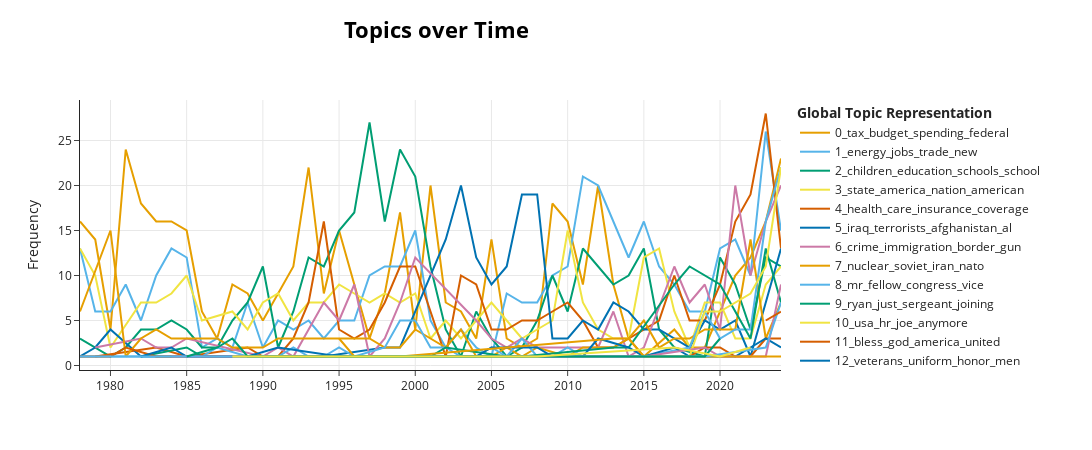

Notebook code for this chart:
### Markdown cell above
**(YOUR ANSWER HERE)**

### Code cell
model.visualize_topics_over_time(topics_over_time)
